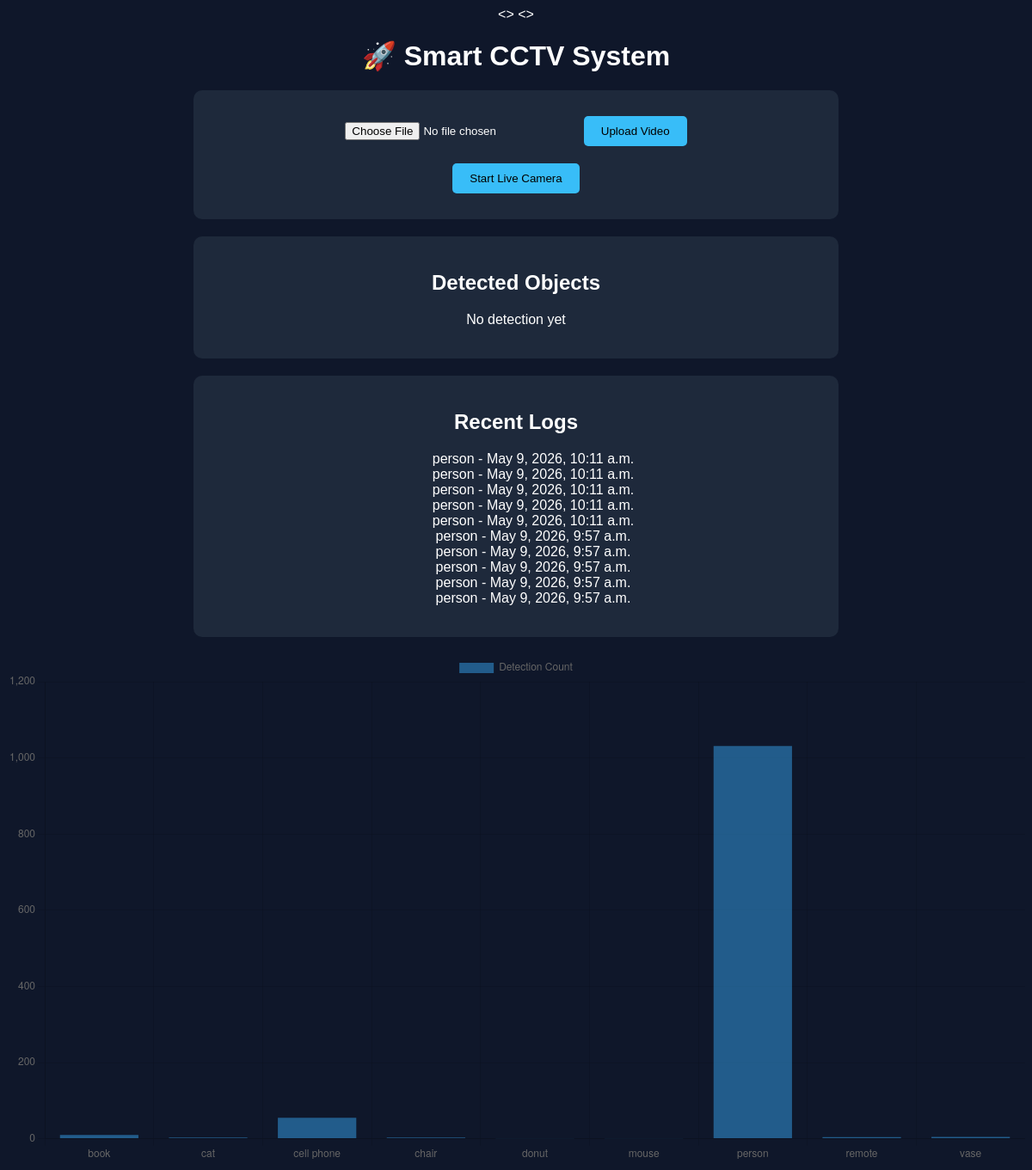
The app's page / (signed in) with its own data.
### detector/models.py (models this page shows, shortened)
class Detection(models.Model):
    object_name = models.CharField(max_length=100)
    timestamp = models.DateTimeField(auto_now_add=True)

### detector/views.py (the view, shortened to what this page needs)
# urls.py: 2. Add a URL to urlpatterns:  path('', views.home, name='home')
@login_required
def home(request):
    result = None
    alert = None
    data = Detection.objects.all().order_by('-timestamp')[:10]
    chart_data = Detection.objects.values('object_name').annotate(count=Count('object_name'))
    return render(request, "index.html", {
    "result": result,
    "data": data,
    "alert": alert,
    "chart_data": chart_data
})

### templates/index.html (shortened to what this page needs)
<!DOCTYPE html>
<head>
</head>
<>
<h1>🚀 Smart CCTV System</h1>
<div class="card">
    <form method="POST" enctype="multipart/form-data">
        <input type="file" name="video">
        <button type="submit">Upload Video</button>
    </form>
    <form method="POST">
        <button name="live">Start Live Camera</button>
    </form>
</div>
<div class="card">
    <h2>Detected Objects</h2>
    {% if result %}
        <ul>
            {% for r in result %}
                <li>{{ r }}</li>
            {% endfor %}
        </ul>
    {% else %}
        <p>No detection yet</p>
    {% endif %}
</div>
<div class="card">
    <h2>Recent Logs</h2>
    <ul>
        {% for d in data %}
            <li>{{ d.object_name }} - {{ d.timestamp }}</li>
        {% endfor %}
    </ul>
</div>
<canvas id="chart" width="400" height="200"></canvas>
<script>
    const data = {
        labels: [{% for item in chart_data %}'{{ item.object_name }}',{% endfor %}],
        datasets: [{
            label: 'Detection Count',
            data: [{% for item in chart_data %}{{ item.count }},{% endfor %}],
        }]
    };
    new Chart(document.getElementById('chart'), {
        type: 'bar',
        data: data
    });
</script>
</body>
</html>

### templates/index.html (style rules this page uses)
h1 { margin-top: 20px; }
.card { background: #1e293b; padding: 20px; margin: 20px auto; width: 60%; border-radius: 10px; }
button { padding: 10px 20px; margin: 10px; border: none; background: #38bdf8; color: black; cursor: pointer; border-radius: 5px; }
input { margin: 10px; }
ul { list-style: none; }

### records on screen
Detection: object_name "person", timestamp "May 9, 2026, 10:11 a.m."
Detection: object_name "person", timestamp "May 9, 2026, 10:11 a.m."
Detection: object_name "person", timestamp "May 9, 2026, 10:11 a.m."
Detection: object_name "person", timestamp "May 9, 2026, 10:11 a.m."
Detection: object_name "person", timestamp "May 9, 2026, 10:11 a.m."
Detection: object_name "person", timestamp "May 9, 2026, 9:57 a.m."
Detection: object_name "person", timestamp "May 9, 2026, 9:57 a.m."
Detection: object_name "person", timestamp "May 9, 2026, 9:57 a.m."
Detection: object_name "person", timestamp "May 9, 2026, 9:57 a.m."
Detection: object_name "person", timestamp "May 9, 2026, 9:57 a.m."

### other values on screen
chart data {{ item.object_name }} book, cat, cell phone, chair, donut, mouse, person, remote, vase
chart data {{ item.count }} 10, 3, 55, 3, 1, 1, 1031, 4, 5
